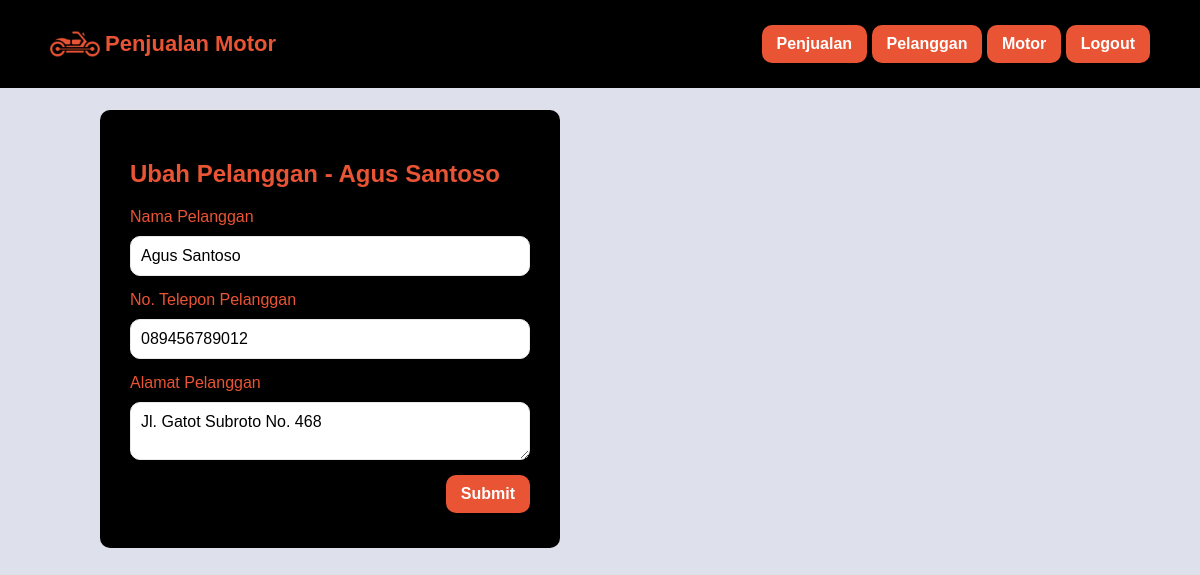
The app's page /ubah_pelanggan.php?id_pelanggan=13 (signed in) with its own data.
### tables this page shows
CREATE TABLE `pelanggan` (
  `id_pelanggan` int(11) NOT NULL,
  `nama_pelanggan` varchar(100) NOT NULL,
  `no_telepon_pelanggan` varchar(20) NOT NULL,
  `alamat_pelanggan` text NOT NULL
);

### ubah_pelanggan.php (the view, shortened to what this page needs)
<?php
    require_once 'koneksi.php';
    $id_pelanggan = $_GET['id_pelanggan'];
    $data_pelanggan = mysqli_fetch_assoc(mysqli_query($koneksi, "SELECT * FROM pelanggan WHERE id_pelanggan = '$id_pelanggan'"));
?>
<html>
<head>
    <?php include_once 'head.php'; ?>
</head>
<body>
    <?php include_once 'navbar.php'; ?>
    <div class="container anti-navbar">
        <div class="container">
            <form method="post" class="form form-left">
                <h2>Ubah Pelanggan - <?= $data_pelanggan['nama_pelanggan']; ?></h2>
                <label class="label" for="nama_pelanggan">Nama Pelanggan</label>
                <input type="text" class="input" id="nama_pelanggan" name="nama_pelanggan" value="<?= $data_pelanggan['nama_pelanggan']; ?>" required>
                <label class="label" for="no_telepon_pelanggan">No. Telepon Pelanggan</label>
                <input type="number" class="input" id="no_telepon_pelanggan" name="no_telepon_pelanggan" value="<?= $data_pelanggan['no_telepon_pelanggan']; ?>" required>
                <label class="label" for="alamat_pelanggan">Alamat Pelanggan</label>
                <textarea class="input" id="alamat_pelanggan" name="alamat_pelanggan" required><?= $data_pelanggan['alamat_pelanggan']; ?></textarea>
                <button type="submit" class="button align-right" name="btnUbah">Submit</button>
            </form>
        </div>
    </div>
</body>
</html>

### style.css (style rules this page uses)
* { font-family: 'Arial', sans-serif; }
body { background-color: #dee1ec; margin: 0; padding: 0; }
.container { padding: 10px 50px; }
.anti-navbar { padding-top: 100px; }
.button { margin-top: 5px; margin-bottom: 5px; display: inline-block; padding: 10px 15px; background-color: #E95434; color: #fff; text-decoration: none; border-radius: 10px; border: none; text-align: center; transition: all 0.2s ease-in-out; font-weight: bold; font-size: 16px; }
.form { max-width: 400px; margin: 0 auto; background-color: #000; padding: 30px; color: #E95434; border-radius: 10px; }
.form-left { margin: 0; }
.label, .input { display: block; width: 100%; }
.label { margin-bottom: 10px; }
.input { margin-top: 5px; margin-bottom: 15px; padding: 10px; font-size: 16px; border-radius: 10px; border: 1px solid #eaeaea; }
.align-right { display: block; margin-left: auto; }
.label { white-space: nowrap; }

### records on screen
pelanggan: nama_pelanggan "Agus Santoso", no_telepon_pelanggan "089456789012", alamat_pelanggan "Jl. Gatot Subroto No. 468"
